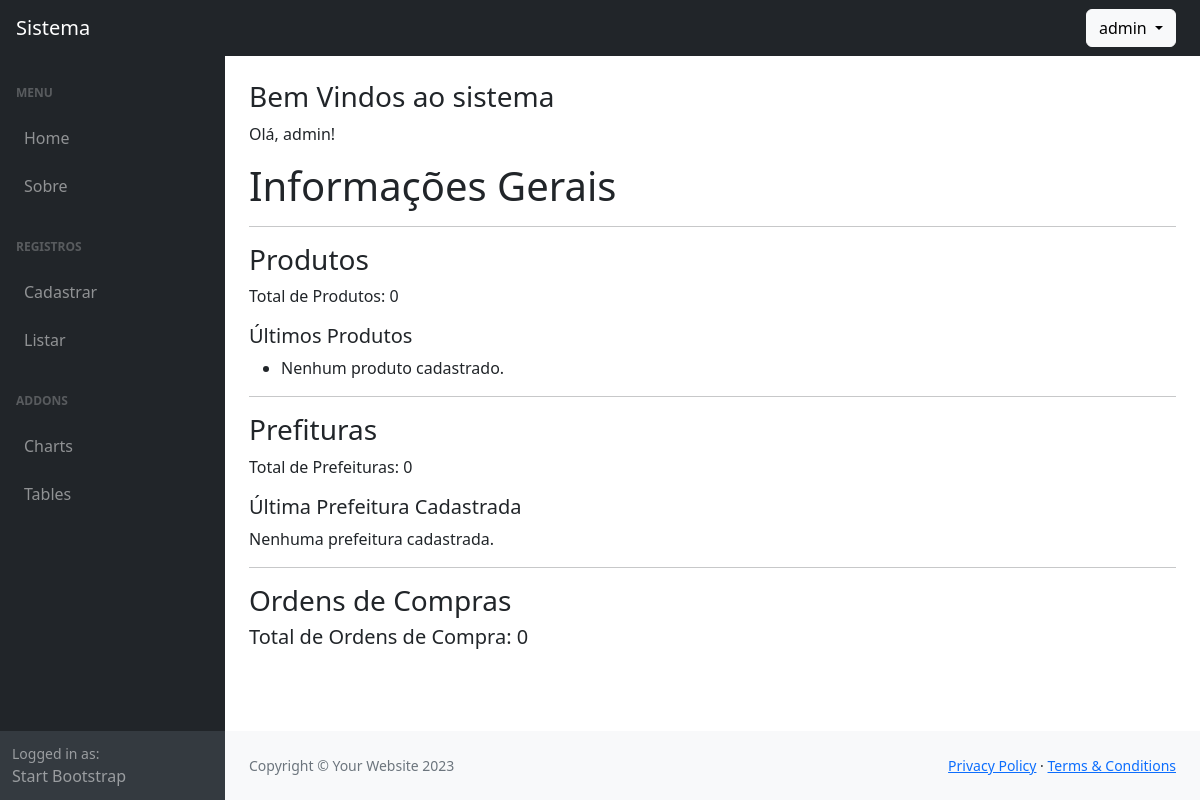
Before: / (signed in) with the older database file.
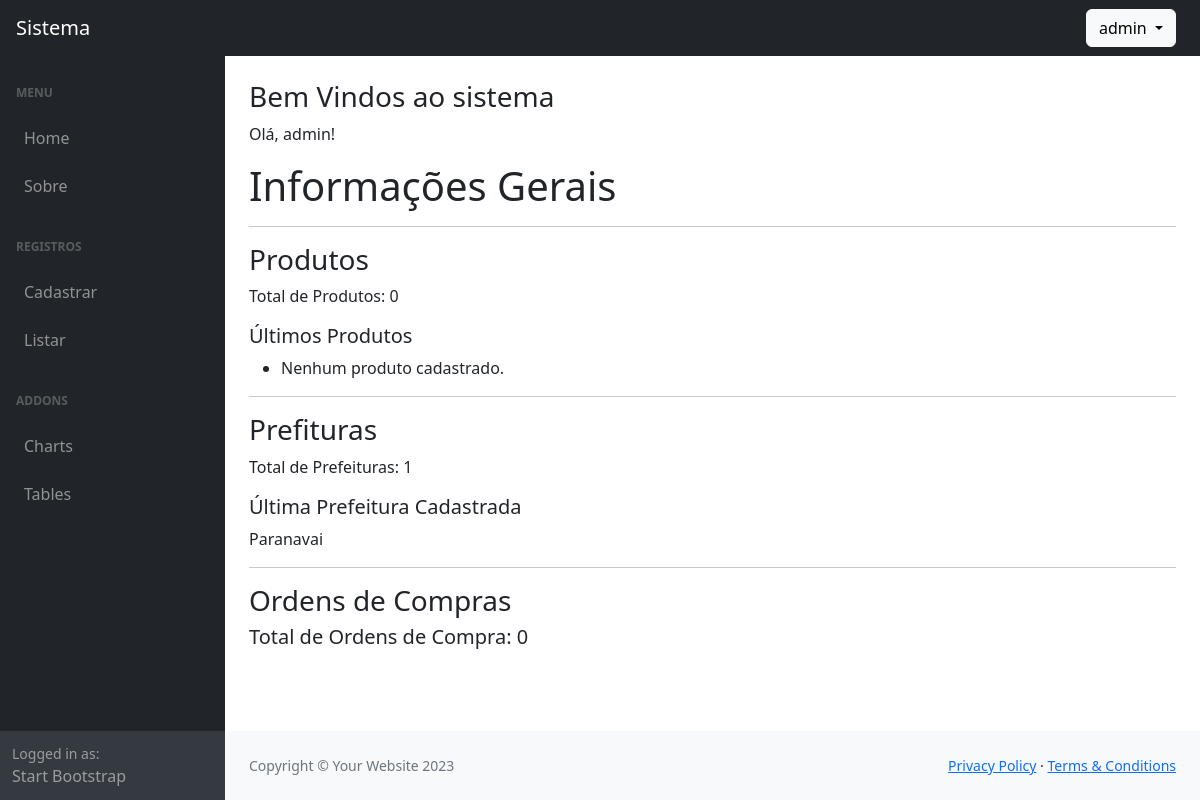
After: the same page with the newer database file.
### cadastros/models.py (models this page shows, shortened)
class Prefeitura(models.Model):
    nome = models.CharField(max_length=150)
    cidade = models.ForeignKey(Cidade, on_delete=models.PROTECT)
    cadastrado_em = models.DateTimeField(auto_now_add=True)
    atualizado_em = models.DateTimeField(auto_now=True)
    user = models.ForeignKey(settings.AUTH_USER_MODEL, on_delete=models.CASCADE)

### paginas/views.py (the view)
# urls.py: path("", IndexView.as_view(), name="index"),
class IndexView(TemplateView):
    template_name = "paginas/index.html"
    def get_context_data(self, *args, **kwargs):
        context = super().get_context_data(*args, **kwargs)
        context['ultimos_produtos'] = Produto.objects.all().order_by('-id')[:5]
        context['quantidade_total_produtos'] = Produto.objects.count()
        context['quantidade_total_prefeituras'] = Prefeitura.objects.count()
        context['ultima_prefeitura'] = Prefeitura.objects.all().order_by('-id').first()
        context['quantidade_total_ordens_de_compra'] = OrdemDeCompra.objects.count()
        return context

### usuarios/models.py (called while the page is built)
    def __str__(self):
        return self.username

### paginas/templates/paginas/index.html
{% extends "paginas/modelo.html" %}
{% load static %}
{% block conteudo %}
<h3>Bem Vindos ao sistema</h3>
{% if not request.user.is_authenticated %}
    <p>
        Para acessar o sistema, faça o login.
    </p>
    <p>
        <a href="{% url 'login' %}" class="btn btn-success">Login</a>
    </p>
{% else %}
    <p>
        Olá, {{ request.user }}!
    </p>
    <h1>Informações Gerais</h1>
    <hr>
    <h3>Produtos</h3>
    <p>Total de Produtos: {{ quantidade_total_produtos }}</p>
    <h5>Últimos Produtos</h5>
    <ul>
        {% for produto in ultimos_produtos %}
            <li>{{ produto.nome }}</li>
        {% empty %}
            <li>Nenhum produto cadastrado.</li>
        {% endfor %}
    </ul>
    <hr>
    <h3>Prefituras</h3>
    <p>Total de Prefeituras: {{ quantidade_total_prefeituras }}</p>
    <h5>Última Prefeitura Cadastrada</h5>
    <p>
        {% if ultima_prefeitura %}
            {{ ultima_prefeitura.nome }}
        {% else %}
            Nenhuma prefeitura cadastrada.
        {% endif %}
    </p>
    <hr>
    <h3>Ordens de Compras</h>
    <h5>Total de Ordens de Compra: {{ quantidade_total_ordens_de_compra }}</h5>
{% endif %}
{% endblock %}

Changed rows visible on the page:
added Prefeitura: nome "Paranavai"
Other visible differences:
{{ quantidade_total_prefeituras }}: "0" → "1"
text no longer shown: "Nenhuma prefeitura cadastrada."
